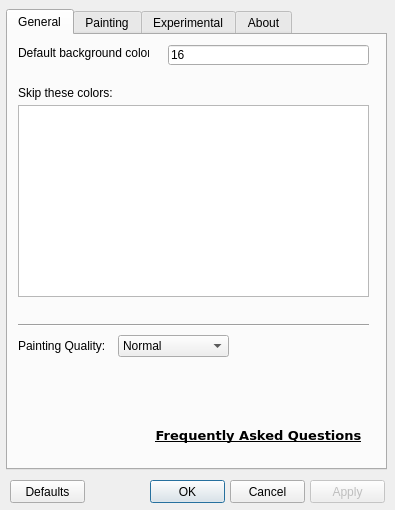
<?xml version="1.0" encoding="UTF-8"?>
<ui version="4.0">
 <class>SettingsUI</class>
 <widget class="QWidget" name="SettingsUI">
  <property name="geometry">
   <rect>
    <x>0</x>
    <y>0</y>
    <width>395</width>
    <height>510</height>
   </rect>
  </property>
  <property name="sizePolicy">
   <sizepolicy hsizetype="Fixed" vsizetype="Fixed">
    <horstretch>0</horstretch>
    <verstretch>0</verstretch>
   </sizepolicy>
  </property>
  <property name="windowTitle">
   <string>RustDaVinci Settings</string>
  </property>
  <widget class="QTabWidget" name="tabWidget">
   <property name="geometry">
    <rect>
     <x>6</x>
     <y>9</y>
     <width>381</width>
     <height>461</height>
    </rect>
   </property>
   <property name="tabShape">
    <enum>QTabWidget::Rounded</enum>
   </property>
   <property name="currentIndex">
    <number>0</number>
   </property>
   <widget class="QWidget" name="generalTab">
    <attribute name="title">
     <string>General</string>
    </attribute>
    <widget class="QLabel" name="label">
     <property name="geometry">
      <rect>
       <x>10</x>
       <y>10</y>
       <width>131</width>
       <height>16</height>
      </rect>
     </property>
     <property name="text">
      <string>Default background color:</string>
     </property>
    </widget>
    <widget class="QLineEdit" name="backgroundColorLineEdit">
     <property name="geometry">
      <rect>
       <x>160</x>
       <y>10</y>
       <width>201</width>
       <height>20</height>
      </rect>
     </property>
     <property name="text">
      <string>16</string>
     </property>
    </widget>
    <widget class="QLabel" name="label_2">
     <property name="geometry">
      <rect>
       <x>10</x>
       <y>50</y>
       <width>351</width>
       <height>16</height>
      </rect>
     </property>
     <property name="text">
      <string>Skip these colors:</string>
     </property>
    </widget>
    <widget class="Line" name="line">
     <property name="geometry">
      <rect>
       <x>10</x>
       <y>280</y>
       <width>351</width>
       <height>20</height>
      </rect>
     </property>
     <property name="orientation">
      <enum>Qt::Horizontal</enum>
     </property>
    </widget>
    <widget class="QLabel" name="faqLinkLabel">
     <property name="geometry">
      <rect>
       <x>140</x>
       <y>390</y>
       <width>221</width>
       <height>21</height>
      </rect>
     </property>
     <property name="text">
      <string>&lt;html&gt;&lt;head/&gt;&lt;body&gt;&lt;pre style=&quot; margin-top:12px; margin-bottom:12px; margin-left:0px; margin-right:0px; -qt-block-indent:0; text-indent:0px;&quot;&gt;&lt;a href=&quot;https://github.com/alexemanuelol/RustDaVinci/blob/master/docs/FAQ.md&quot;&gt;&lt;span style=&quot; font-family:'Courier New'; font-size:10pt; font-weight:600; text-decoration: underline; color:#000000;&quot;&gt;Frequently Asked Questions&lt;/span&gt;&lt;/a&gt;&lt;/pre&gt;&lt;/body&gt;&lt;/html&gt;</string>
     </property>
     <property name="textFormat">
      <enum>Qt::RichText</enum>
     </property>
     <property name="scaledContents">
      <bool>false</bool>
     </property>
     <property name="alignment">
      <set>Qt::AlignCenter</set>
     </property>
    </widget>
    <widget class="QComboBox" name="paintingQualityComboBox">
     <property name="geometry">
      <rect>
       <x>110</x>
       <y>300</y>
       <width>111</width>
       <height>22</height>
      </rect>
     </property>
     <property name="currentText">
      <string>High</string>
     </property>
     <item>
      <property name="text">
       <string>Normal</string>
      </property>
     </item>
     <item>
      <property name="text">
       <string>High</string>
      </property>
     </item>
    </widget>
    <widget class="QLabel" name="label_16">
     <property name="geometry">
      <rect>
       <x>10</x>
       <y>300</y>
       <width>91</width>
       <height>21</height>
      </rect>
     </property>
     <property name="text">
      <string>Painting Quality:</string>
     </property>
    </widget>
    <widget class="QListWidget" name="skipColorsListWidget">
     <property name="geometry">
      <rect>
       <x>10</x>
       <y>70</y>
       <width>351</width>
       <height>192</height>
      </rect>
     </property>
    </widget>
   </widget>
   <widget class="QWidget" name="paintingTab">
    <attribute name="title">
     <string>Painting</string>
    </attribute>
    <widget class="QLineEdit" name="pauseKeyLineEdit">
     <property name="geometry">
      <rect>
       <x>172</x>
       <y>10</y>
       <width>191</width>
       <height>20</height>
      </rect>
     </property>
     <property name="text">
      <string>F10</string>
     </property>
    </widget>
    <widget class="QLabel" name="label_4">
     <property name="geometry">
      <rect>
       <x>20</x>
       <y>10</y>
       <width>131</width>
       <height>16</height>
      </rect>
     </property>
     <property name="text">
      <string>Pause Hotkey:</string>
     </property>
    </widget>
    <widget class="QLabel" name="label_5">
     <property name="geometry">
      <rect>
       <x>20</x>
       <y>40</y>
       <width>131</width>
       <height>16</height>
      </rect>
     </property>
     <property name="text">
      <string>Skip Color Hotkey:</string>
     </property>
    </widget>
    <widget class="QLineEdit" name="skipColorKeyLineEdit">
     <property name="geometry">
      <rect>
       <x>172</x>
       <y>40</y>
       <width>191</width>
       <height>20</height>
      </rect>
     </property>
     <property name="text">
      <string>F11</string>
     </property>
    </widget>
    <widget class="QLabel" name="label_6">
     <property name="geometry">
      <rect>
       <x>20</x>
       <y>70</y>
       <width>131</width>
       <height>16</height>
      </rect>
     </property>
     <property name="text">
      <string>Cancel Hotkey:</string>
     </property>
    </widget>
    <widget class="QLineEdit" name="cancelKeyLineEdit">
     <property name="geometry">
      <rect>
       <x>172</x>
       <y>70</y>
       <width>191</width>
       <height>20</height>
      </rect>
     </property>
     <property name="text">
      <string>Escape</string>
     </property>
    </widget>
    <widget class="Line" name="line_2">
     <property name="geometry">
      <rect>
       <x>20</x>
       <y>90</y>
       <width>341</width>
       <height>20</height>
      </rect>
     </property>
     <property name="orientation">
      <enum>Qt::Horizontal</enum>
     </property>
    </widget>
    <widget class="QCheckBox" name="autoFindControlAreaCheckBox">
     <property name="geometry">
      <rect>
       <x>20</x>
       <y>120</y>
       <width>341</width>
       <height>17</height>
      </rect>
     </property>
     <property name="text">
      <string>Automatically find the paint control area coordinates (OpenCV)</string>
     </property>
     <property name="checked">
      <bool>true</bool>
     </property>
    </widget>
    <widget class="QCheckBox" name="rememberControlAreaCoordinatesCheckBox">
     <property name="geometry">
      <rect>
       <x>20</x>
       <y>140</y>
       <width>341</width>
       <height>17</height>
      </rect>
     </property>
     <property name="text">
      <string>Always remember the paint control area coordinates</string>
     </property>
     <property name="checked">
      <bool>true</bool>
     </property>
    </widget>
    <widget class="QLabel" name="label_7">
     <property name="geometry">
      <rect>
       <x>18</x>
       <y>160</y>
       <width>131</width>
       <height>20</height>
      </rect>
     </property>
     <property name="text">
      <string>Control area x-coordinate:</string>
     </property>
    </widget>
    <widget class="QLineEdit" name="controlAreaXLineEdit">
     <property name="geometry">
      <rect>
       <x>170</x>
       <y>160</y>
       <width>111</width>
       <height>20</height>
      </rect>
     </property>
     <property name="text">
      <string>0</string>
     </property>
    </widget>
    <widget class="QLabel" name="label_8">
     <property name="geometry">
      <rect>
       <x>18</x>
       <y>180</y>
       <width>131</width>
       <height>20</height>
      </rect>
     </property>
     <property name="text">
      <string>Control area y-coordinate:</string>
     </property>
    </widget>
    <widget class="QLineEdit" name="controlAreaYLineEdit">
     <property name="geometry">
      <rect>
       <x>170</x>
       <y>180</y>
       <width>111</width>
       <height>20</height>
      </rect>
     </property>
     <property name="text">
      <string>0</string>
     </property>
    </widget>
    <widget class="QLabel" name="label_9">
     <property name="geometry">
      <rect>
       <x>300</x>
       <y>160</y>
       <width>61</width>
       <height>20</height>
      </rect>
     </property>
     <property name="text">
      <string>(in pixels)</string>
     </property>
    </widget>
    <widget class="QLabel" name="label_10">
     <property name="geometry">
      <rect>
       <x>300</x>
       <y>180</y>
       <width>61</width>
       <height>20</height>
      </rect>
     </property>
     <property name="text">
      <string>(in pixels)</string>
     </property>
    </widget>
    <widget class="QLabel" name="label_11">
     <property name="geometry">
      <rect>
       <x>300</x>
       <y>200</y>
       <width>61</width>
       <height>20</height>
      </rect>
     </property>
     <property name="text">
      <string>(in pixels)</string>
     </property>
    </widget>
    <widget class="QLabel" name="label_12">
     <property name="geometry">
      <rect>
       <x>18</x>
       <y>200</y>
       <width>131</width>
       <height>20</height>
      </rect>
     </property>
     <property name="text">
      <string>Control area width:</string>
     </property>
    </widget>
    <widget class="QLabel" name="label_13">
     <property name="geometry">
      <rect>
       <x>300</x>
       <y>220</y>
       <width>61</width>
       <height>20</height>
      </rect>
     </property>
     <property name="text">
      <string>(in pixels)</string>
     </property>
    </widget>
    <widget class="QLineEdit" name="controlAreaWidthLineEdit">
     <property name="geometry">
      <rect>
       <x>170</x>
       <y>200</y>
       <width>111</width>
       <height>20</height>
      </rect>
     </property>
     <property name="text">
      <string>0</string>
     </property>
    </widget>
    <widget class="QLineEdit" name="controlAreaHeightLineEdit">
     <property name="geometry">
      <rect>
       <x>170</x>
       <y>220</y>
       <width>111</width>
       <height>20</height>
      </rect>
     </property>
     <property name="text">
      <string>0</string>
     </property>
    </widget>
    <widget class="QLabel" name="label_14">
     <property name="geometry">
      <rect>
       <x>18</x>
       <y>220</y>
       <width>131</width>
       <height>20</height>
      </rect>
     </property>
     <property name="text">
      <string>Control area height:</string>
     </property>
    </widget>
    <widget class="QCheckBox" name="skipDefaultColorCheckBox">
     <property name="geometry">
      <rect>
       <x>20</x>
       <y>240</y>
       <width>341</width>
       <height>17</height>
      </rect>
     </property>
     <property name="text">
      <string>Skip painting the default background color</string>
     </property>
     <property name="checked">
      <bool>true</bool>
     </property>
    </widget>
    <widget class="QCheckBox" name="autoUpdateCanvasCheckBox">
     <property name="geometry">
      <rect>
       <x>20</x>
       <y>260</y>
       <width>341</width>
       <height>17</height>
      </rect>
     </property>
     <property name="text">
      <string>Automatically update the canvas while painting</string>
     </property>
     <property name="checked">
      <bool>true</bool>
     </property>
    </widget>
    <widget class="QCheckBox" name="autoUpdateCanvasWhenCompletedCheckBox">
     <property name="geometry">
      <rect>
       <x>20</x>
       <y>280</y>
       <width>341</width>
       <height>17</height>
      </rect>
     </property>
     <property name="text">
      <string>Automatically save the painting when completed</string>
     </property>
     <property name="checked">
      <bool>true</bool>
     </property>
    </widget>
    <widget class="QCheckBox" name="useBrushOpacitiesCheckBox">
     <property name="geometry">
      <rect>
       <x>20</x>
       <y>300</y>
       <width>341</width>
       <height>17</height>
      </rect>
     </property>
     <property name="text">
      <string>Improve paintings by utilizing different brush opacities</string>
     </property>
     <property name="checked">
      <bool>true</bool>
     </property>
    </widget>
    <widget class="QCheckBox" name="useHiddenColorsCheckBox">
     <property name="geometry">
      <rect>
       <x>20</x>
       <y>320</y>
       <width>341</width>
       <height>16</height>
      </rect>
     </property>
     <property name="text">
      <string>Use the hidden color palette</string>
     </property>
    </widget>
    <widget class="QLabel" name="label_15">
     <property name="geometry">
      <rect>
       <x>40</x>
       <y>330</y>
       <width>321</width>
       <height>41</height>
      </rect>
     </property>
     <property name="text">
      <string>(Only recommended if 1920x1080 resolution in-game and 
automatically find the paint control area coordinates is selected)</string>
     </property>
    </widget>
    <widget class="QCheckBox" name="drawLinesCheckBox">
     <property name="geometry">
      <rect>
       <x>20</x>
       <y>370</y>
       <width>341</width>
       <height>17</height>
      </rect>
     </property>
     <property name="text">
      <string>Draw lines if calculated to be faster</string>
     </property>
     <property name="checked">
      <bool>true</bool>
     </property>
    </widget>
   </widget>
   <widget class="QWidget" name="experimentalTab">
    <attribute name="title">
     <string>Experimental</string>
    </attribute>
    <widget class="QLabel" name="label_17">
     <property name="geometry">
      <rect>
       <x>18</x>
       <y>20</y>
       <width>131</width>
       <height>20</height>
      </rect>
     </property>
     <property name="text">
      <string>Mouse-click delay:</string>
     </property>
    </widget>
    <widget class="QLabel" name="label_18">
     <property name="geometry">
      <rect>
       <x>280</x>
       <y>20</y>
       <width>81</width>
       <height>20</height>
      </rect>
     </property>
     <property name="text">
      <string>(in milliseconds)</string>
     </property>
    </widget>
    <widget class="QLineEdit" name="mouseClickDelayLineEdit">
     <property name="geometry">
      <rect>
       <x>170</x>
       <y>20</y>
       <width>101</width>
       <height>20</height>
      </rect>
     </property>
     <property name="text">
      <string>5</string>
     </property>
    </widget>
    <widget class="QLabel" name="label_19">
     <property name="geometry">
      <rect>
       <x>280</x>
       <y>40</y>
       <width>81</width>
       <height>20</height>
      </rect>
     </property>
     <property name="text">
      <string>(in milliseconds)</string>
     </property>
    </widget>
    <widget class="QLabel" name="label_20">
     <property name="geometry">
      <rect>
       <x>18</x>
       <y>40</y>
       <width>131</width>
       <height>20</height>
      </rect>
     </property>
     <property name="text">
      <string>Line-draw delay:</string>
     </property>
    </widget>
    <widget class="QLineEdit" name="lineDrawingDelayLineEdit">
     <property name="geometry">
      <rect>
       <x>170</x>
       <y>40</y>
       <width>101</width>
       <height>20</height>
      </rect>
     </property>
     <property name="text">
      <string>25</string>
     </property>
    </widget>
    <widget class="QLabel" name="label_21">
     <property name="geometry">
      <rect>
       <x>280</x>
       <y>60</y>
       <width>81</width>
       <height>20</height>
      </rect>
     </property>
     <property name="text">
      <string>(in milliseconds)</string>
     </property>
    </widget>
    <widget class="QLabel" name="label_22">
     <property name="geometry">
      <rect>
       <x>280</x>
       <y>80</y>
       <width>81</width>
       <height>20</height>
      </rect>
     </property>
     <property name="text">
      <string>(in pixels)</string>
     </property>
    </widget>
    <widget class="QLabel" name="label_23">
     <property name="geometry">
      <rect>
       <x>18</x>
       <y>60</y>
       <width>131</width>
       <height>20</height>
      </rect>
     </property>
     <property name="text">
      <string>Control area delay:</string>
     </property>
    </widget>
    <widget class="QLabel" name="label_24">
     <property name="geometry">
      <rect>
       <x>18</x>
       <y>80</y>
       <width>131</width>
       <height>20</height>
      </rect>
     </property>
     <property name="text">
      <string>Minimum line width:</string>
     </property>
    </widget>
    <widget class="QLineEdit" name="minimumLineWidthLineEdit">
     <property name="geometry">
      <rect>
       <x>170</x>
       <y>80</y>
       <width>101</width>
       <height>20</height>
      </rect>
     </property>
     <property name="text">
      <string>10</string>
     </property>
    </widget>
    <widget class="QLineEdit" name="controlAreaDelayLineEdit">
     <property name="geometry">
      <rect>
       <x>170</x>
       <y>60</y>
       <width>101</width>
       <height>20</height>
      </rect>
     </property>
     <property name="text">
      <string>100</string>
     </property>
    </widget>
    <widget class="Line" name="line_3">
     <property name="geometry">
      <rect>
       <x>20</x>
       <y>110</y>
       <width>341</width>
       <height>16</height>
      </rect>
     </property>
     <property name="orientation">
      <enum>Qt::Horizontal</enum>
     </property>
    </widget>
    <widget class="QComboBox" name="paintingBrushTypeComboBox">
     <property name="geometry">
      <rect>
       <x>170</x>
       <y>140</y>
       <width>101</width>
       <height>22</height>
      </rect>
     </property>
     <property name="currentText">
      <string>Heavy Round</string>
     </property>
     <item>
      <property name="text">
       <string>Light Round</string>
      </property>
     </item>
     <item>
      <property name="text">
       <string>Heavy Round</string>
      </property>
     </item>
     <item>
      <property name="text">
       <string>Medium Round</string>
      </property>
     </item>
     <item>
      <property name="text">
       <string>Heavy Square</string>
      </property>
     </item>
    </widget>
    <widget class="QLabel" name="label_25">
     <property name="geometry">
      <rect>
       <x>20</x>
       <y>140</y>
       <width>141</width>
       <height>21</height>
      </rect>
     </property>
     <property name="text">
      <string>Painting brush type:</string>
     </property>
    </widget>
    <widget class="QCheckBox" name="doubleClickCheckBox">
     <property name="geometry">
      <rect>
       <x>20</x>
       <y>170</y>
       <width>341</width>
       <height>17</height>
      </rect>
     </property>
     <property name="text">
      <string>Double-click the mouse for improved painting accuracy</string>
     </property>
    </widget>
   </widget>
   <widget class="QWidget" name="aboutTab">
    <attribute name="title">
     <string>About</string>
    </attribute>
    <widget class="QLabel" name="faqLinkLabel_2">
     <property name="geometry">
      <rect>
       <x>10</x>
       <y>330</y>
       <width>351</width>
       <height>51</height>
      </rect>
     </property>
     <property name="text">
      <string>&lt;html&gt;&lt;head/&gt;&lt;body&gt;&lt;p&gt;&lt;a href=&quot;https://github.com/alexemanuelol/RustDaVinci&quot;&gt;&lt;span style=&quot; font-size:18pt; font-weight:600; text-decoration: underline; color:#000000;&quot;&gt;The GitHub Repository&lt;/span&gt;&lt;/a&gt;&lt;/p&gt;&lt;/body&gt;&lt;/html&gt;</string>
     </property>
     <property name="textFormat">
      <enum>Qt::RichText</enum>
     </property>
     <property name="scaledContents">
      <bool>false</bool>
     </property>
     <property name="alignment">
      <set>Qt::AlignCenter</set>
     </property>
    </widget>
   </widget>
  </widget>
  <widget class="QPushButton" name="defaultPushButton">
   <property name="geometry">
    <rect>
     <x>10</x>
     <y>480</y>
     <width>75</width>
     <height>23</height>
    </rect>
   </property>
   <property name="text">
    <string>Defaults</string>
   </property>
  </widget>
  <widget class="QPushButton" name="okPushButton">
   <property name="geometry">
    <rect>
     <x>150</x>
     <y>480</y>
     <width>75</width>
     <height>23</height>
    </rect>
   </property>
   <property name="focusPolicy">
    <enum>Qt::StrongFocus</enum>
   </property>
   <property name="text">
    <string>OK</string>
   </property>
   <property name="default">
    <bool>true</bool>
   </property>
  </widget>
  <widget class="QPushButton" name="cancelPushButton">
   <property name="geometry">
    <rect>
     <x>230</x>
     <y>480</y>
     <width>75</width>
     <height>23</height>
    </rect>
   </property>
   <property name="text">
    <string>Cancel</string>
   </property>
  </widget>
  <widget class="QPushButton" name="applyPushButton">
   <property name="enabled">
    <bool>false</bool>
   </property>
   <property name="geometry">
    <rect>
     <x>310</x>
     <y>480</y>
     <width>75</width>
     <height>23</height>
    </rect>
   </property>
   <property name="text">
    <string>Apply</string>
   </property>
  </widget>
 </widget>
 <resources/>
 <connections/>
</ui>
